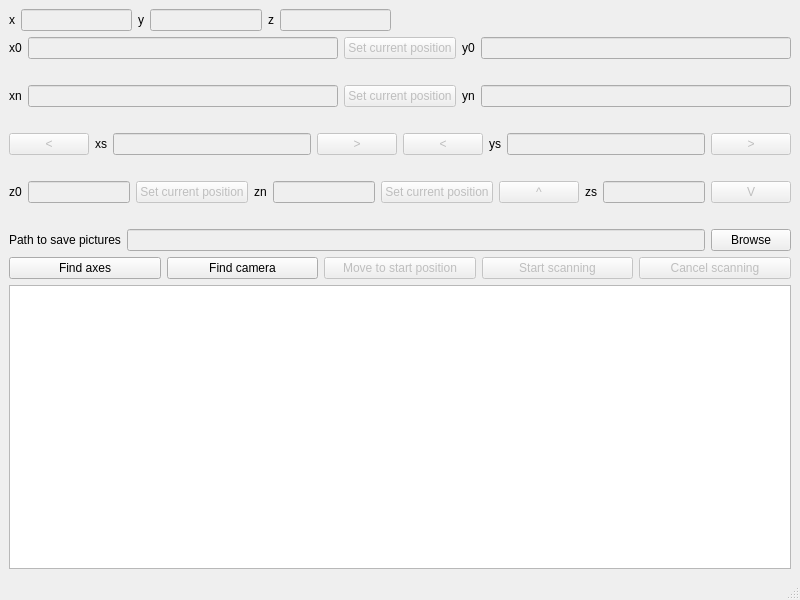
<?xml version="1.0" encoding="UTF-8"?>
<ui version="4.0">
 <class>PI</class>
 <widget class="QMainWindow" name="PI">
  <property name="geometry">
   <rect>
    <x>0</x>
    <y>0</y>
    <width>800</width>
    <height>600</height>
   </rect>
  </property>
  <property name="windowTitle">
   <string>PI</string>
  </property>
  <widget class="QWidget" name="centralwidget">
   <layout class="QGridLayout" name="gridLayout">
    <item row="11" column="0">
     <layout class="QHBoxLayout" name="horizontalLayout_3">
      <item>
       <widget class="QPushButton" name="findAxesButton">
        <property name="text">
         <string>Find axes</string>
        </property>
       </widget>
      </item>
      <item>
       <widget class="QPushButton" name="findCameraButton">
        <property name="text">
         <string>Find camera</string>
        </property>
       </widget>
      </item>
      <item>
       <widget class="QPushButton" name="moveToStartPositionButton">
        <property name="enabled">
         <bool>false</bool>
        </property>
        <property name="text">
         <string>Move to start position</string>
        </property>
       </widget>
      </item>
      <item>
       <widget class="QPushButton" name="startScanningButton">
        <property name="enabled">
         <bool>false</bool>
        </property>
        <property name="text">
         <string>Start scanning</string>
        </property>
       </widget>
      </item>
      <item>
       <widget class="QPushButton" name="cancelScanningButton">
        <property name="enabled">
         <bool>false</bool>
        </property>
        <property name="text">
         <string>Cancel scanning</string>
        </property>
       </widget>
      </item>
     </layout>
    </item>
    <item row="9" column="0">
     <layout class="QHBoxLayout" name="horizontalLayout_12">
      <item>
       <widget class="QLabel" name="z0Label">
        <property name="text">
         <string/>
        </property>
       </widget>
      </item>
      <item>
       <widget class="QLabel" name="znLabel">
        <property name="text">
         <string/>
        </property>
       </widget>
      </item>
      <item>
       <widget class="QLabel" name="zsLabel">
        <property name="text">
         <string/>
        </property>
       </widget>
      </item>
     </layout>
    </item>
    <item row="4" column="0">
     <layout class="QHBoxLayout" name="horizontalLayout_2">
      <item>
       <widget class="QLabel" name="label_3">
        <property name="text">
         <string>xn</string>
        </property>
       </widget>
      </item>
      <item>
       <widget class="QLineEdit" name="xnLineEdit">
        <property name="enabled">
         <bool>false</bool>
        </property>
       </widget>
      </item>
      <item>
       <widget class="QPushButton" name="setCurrentPositionNButton">
        <property name="enabled">
         <bool>false</bool>
        </property>
        <property name="text">
         <string>Set current position</string>
        </property>
       </widget>
      </item>
      <item>
       <widget class="QLabel" name="label_4">
        <property name="text">
         <string>yn</string>
        </property>
       </widget>
      </item>
      <item>
       <widget class="QLineEdit" name="ynLineEdit">
        <property name="enabled">
         <bool>false</bool>
        </property>
       </widget>
      </item>
     </layout>
    </item>
    <item row="0" column="0">
     <layout class="QHBoxLayout" name="horizontalLayout_13">
      <item>
       <widget class="QLabel" name="label_13">
        <property name="text">
         <string>x</string>
        </property>
       </widget>
      </item>
      <item>
       <widget class="QLineEdit" name="xCur">
        <property name="enabled">
         <bool>false</bool>
        </property>
       </widget>
      </item>
      <item>
       <widget class="QLabel" name="label_14">
        <property name="text">
         <string>y</string>
        </property>
       </widget>
      </item>
      <item>
       <widget class="QLineEdit" name="yCur">
        <property name="enabled">
         <bool>false</bool>
        </property>
       </widget>
      </item>
      <item>
       <widget class="QLabel" name="label_15">
        <property name="text">
         <string>z</string>
        </property>
       </widget>
      </item>
      <item>
       <widget class="QLineEdit" name="zCur">
        <property name="enabled">
         <bool>false</bool>
        </property>
       </widget>
      </item>
      <item>
       <spacer name="horizontalSpacer">
        <property name="orientation">
         <enum>Qt::Horizontal</enum>
        </property>
        <property name="sizeType">
         <enum>QSizePolicy::Expanding</enum>
        </property>
        <property name="sizeHint" stdset="0">
         <size>
          <width>400</width>
          <height>20</height>
         </size>
        </property>
       </spacer>
      </item>
     </layout>
    </item>
    <item row="8" column="0">
     <layout class="QHBoxLayout" name="horizontalLayout_11">
      <item>
       <widget class="QLabel" name="label_10">
        <property name="text">
         <string>z0</string>
        </property>
       </widget>
      </item>
      <item>
       <widget class="QLineEdit" name="z0LineEdit">
        <property name="enabled">
         <bool>false</bool>
        </property>
       </widget>
      </item>
      <item>
       <widget class="QPushButton" name="setCurrentPositionZ0Button">
        <property name="enabled">
         <bool>false</bool>
        </property>
        <property name="text">
         <string>Set current position</string>
        </property>
       </widget>
      </item>
      <item>
       <widget class="QLabel" name="label_11">
        <property name="text">
         <string>zn</string>
        </property>
       </widget>
      </item>
      <item>
       <widget class="QLineEdit" name="znLineEdit">
        <property name="enabled">
         <bool>false</bool>
        </property>
       </widget>
      </item>
      <item>
       <widget class="QPushButton" name="setCurrentPositionZNButton">
        <property name="enabled">
         <bool>false</bool>
        </property>
        <property name="text">
         <string>Set current position</string>
        </property>
       </widget>
      </item>
      <item>
       <widget class="QPushButton" name="zMoveUpButton">
        <property name="enabled">
         <bool>false</bool>
        </property>
        <property name="text">
         <string>^</string>
        </property>
       </widget>
      </item>
      <item>
       <widget class="QLabel" name="label_12">
        <property name="text">
         <string>zs</string>
        </property>
       </widget>
      </item>
      <item>
       <widget class="QLineEdit" name="zsLineEdit">
        <property name="enabled">
         <bool>false</bool>
        </property>
       </widget>
      </item>
      <item>
       <widget class="QPushButton" name="zMoveDownButton">
        <property name="enabled">
         <bool>false</bool>
        </property>
        <property name="text">
         <string>V</string>
        </property>
       </widget>
      </item>
     </layout>
    </item>
    <item row="5" column="0">
     <layout class="QHBoxLayout" name="horizontalLayout_5">
      <item>
       <widget class="QLabel" name="xnLabel">
        <property name="text">
         <string/>
        </property>
       </widget>
      </item>
      <item>
       <widget class="QLabel" name="ynLabel">
        <property name="text">
         <string/>
        </property>
       </widget>
      </item>
     </layout>
    </item>
    <item row="10" column="0">
     <layout class="QHBoxLayout" name="horizontalLayout_10">
      <item>
       <widget class="QLabel" name="label_9">
        <property name="text">
         <string>Path to save pictures</string>
        </property>
       </widget>
      </item>
      <item>
       <widget class="QLineEdit" name="pathLine">
        <property name="enabled">
         <bool>false</bool>
        </property>
       </widget>
      </item>
      <item>
       <widget class="QPushButton" name="browseButton">
        <property name="text">
         <string>Browse</string>
        </property>
       </widget>
      </item>
     </layout>
    </item>
    <item row="6" column="0">
     <layout class="QHBoxLayout" name="horizontalLayout_6">
      <item>
       <widget class="QPushButton" name="xMoveLeftButton">
        <property name="enabled">
         <bool>false</bool>
        </property>
        <property name="text">
         <string>&lt;</string>
        </property>
       </widget>
      </item>
      <item>
       <widget class="QLabel" name="label_5">
        <property name="text">
         <string>xs</string>
        </property>
       </widget>
      </item>
      <item>
       <widget class="QLineEdit" name="xsLineEdit">
        <property name="enabled">
         <bool>false</bool>
        </property>
       </widget>
      </item>
      <item>
       <widget class="QPushButton" name="xMoveRightButton">
        <property name="enabled">
         <bool>false</bool>
        </property>
        <property name="text">
         <string>&gt;</string>
        </property>
       </widget>
      </item>
      <item>
       <widget class="QPushButton" name="yMoveLeftButton">
        <property name="enabled">
         <bool>false</bool>
        </property>
        <property name="text">
         <string>&lt;</string>
        </property>
       </widget>
      </item>
      <item>
       <widget class="QLabel" name="label_6">
        <property name="text">
         <string>ys</string>
        </property>
       </widget>
      </item>
      <item>
       <widget class="QLineEdit" name="ysLineEdit">
        <property name="enabled">
         <bool>false</bool>
        </property>
       </widget>
      </item>
      <item>
       <widget class="QPushButton" name="yMoveRightButton">
        <property name="enabled">
         <bool>false</bool>
        </property>
        <property name="text">
         <string>&gt;</string>
        </property>
       </widget>
      </item>
     </layout>
    </item>
    <item row="16" column="0">
     <widget class="QTextBrowser" name="logs"/>
    </item>
    <item row="2" column="0">
     <layout class="QHBoxLayout" name="horizontalLayout_4" stretch="0,0">
      <item>
       <widget class="QLabel" name="x0Label">
        <property name="text">
         <string/>
        </property>
       </widget>
      </item>
      <item>
       <widget class="QLabel" name="y0Label">
        <property name="text">
         <string/>
        </property>
       </widget>
      </item>
     </layout>
    </item>
    <item row="7" column="0">
     <layout class="QHBoxLayout" name="horizontalLayout_7">
      <item>
       <widget class="QLabel" name="xsLabel">
        <property name="text">
         <string/>
        </property>
       </widget>
      </item>
      <item>
       <widget class="QLabel" name="ysLabel">
        <property name="text">
         <string/>
        </property>
       </widget>
      </item>
     </layout>
    </item>
    <item row="1" column="0">
     <layout class="QHBoxLayout" name="horizontalLayout">
      <item>
       <widget class="QLabel" name="label">
        <property name="text">
         <string>x0</string>
        </property>
       </widget>
      </item>
      <item>
       <widget class="QLineEdit" name="x0LineEdit">
        <property name="enabled">
         <bool>false</bool>
        </property>
       </widget>
      </item>
      <item>
       <widget class="QPushButton" name="setCurrentPosition0Button">
        <property name="enabled">
         <bool>false</bool>
        </property>
        <property name="text">
         <string>Set current position</string>
        </property>
       </widget>
      </item>
      <item>
       <widget class="QLabel" name="label_2">
        <property name="text">
         <string>y0</string>
        </property>
       </widget>
      </item>
      <item>
       <widget class="QLineEdit" name="y0LineEdit">
        <property name="enabled">
         <bool>false</bool>
        </property>
       </widget>
      </item>
     </layout>
    </item>
   </layout>
  </widget>
  <widget class="QMenuBar" name="menubar">
   <property name="geometry">
    <rect>
     <x>0</x>
     <y>0</y>
     <width>800</width>
     <height>21</height>
    </rect>
   </property>
  </widget>
  <widget class="QStatusBar" name="statusbar"/>
 </widget>
 <tabstops>
  <tabstop>x0LineEdit</tabstop>
  <tabstop>y0LineEdit</tabstop>
  <tabstop>xnLineEdit</tabstop>
  <tabstop>ynLineEdit</tabstop>
  <tabstop>xsLineEdit</tabstop>
  <tabstop>ysLineEdit</tabstop>
  <tabstop>z0LineEdit</tabstop>
  <tabstop>znLineEdit</tabstop>
  <tabstop>zsLineEdit</tabstop>
  <tabstop>browseButton</tabstop>
  <tabstop>findAxesButton</tabstop>
  <tabstop>findCameraButton</tabstop>
  <tabstop>startScanningButton</tabstop>
  <tabstop>moveToStartPositionButton</tabstop>
  <tabstop>cancelScanningButton</tabstop>
  <tabstop>pathLine</tabstop>
  <tabstop>logs</tabstop>
 </tabstops>
 <resources/>
 <connections/>
</ui>
